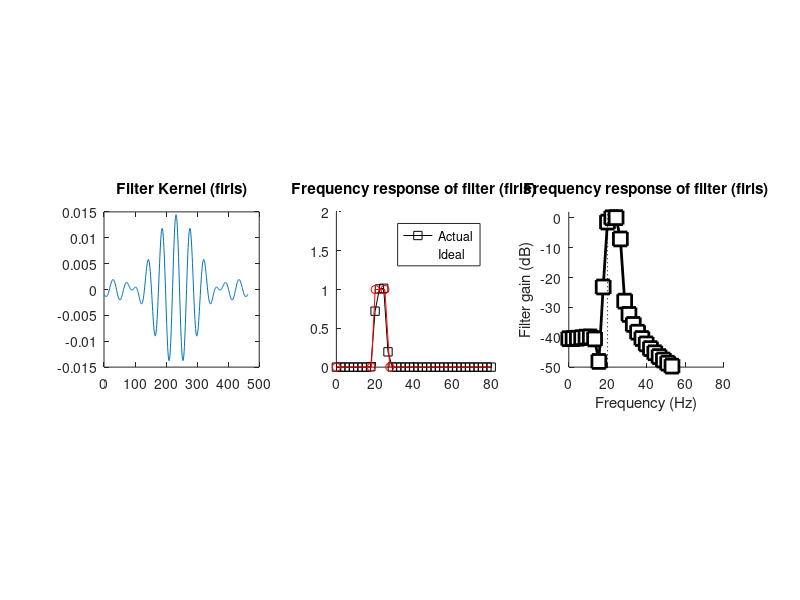
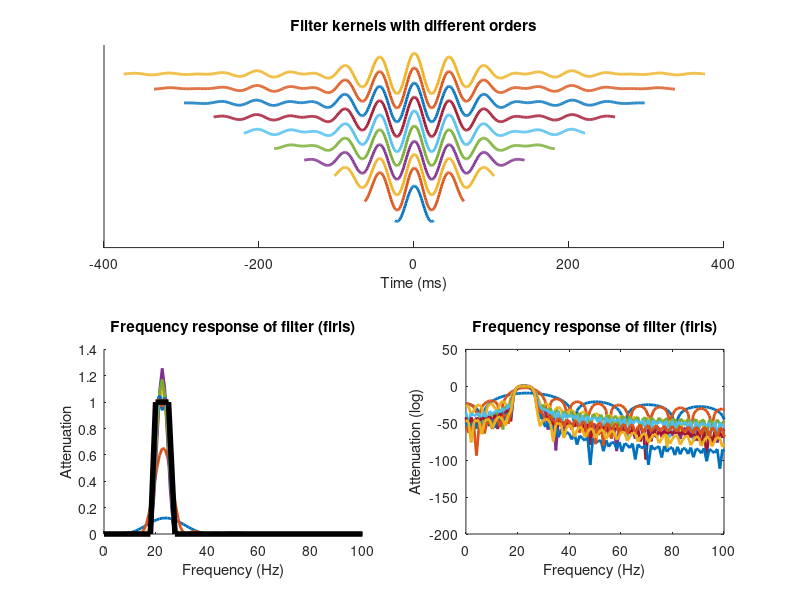
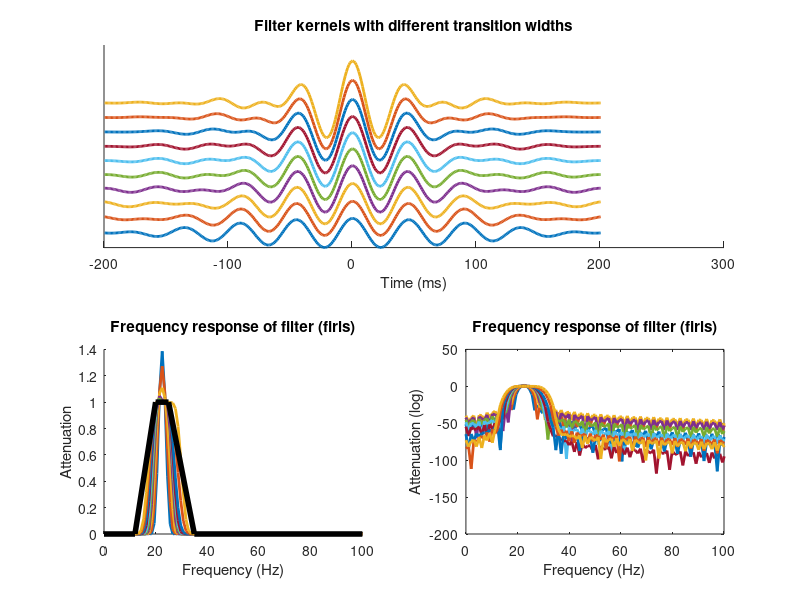

Write MATLAB code to recreate these figures, in order.
%% 
% data
srate = 1024;
nyquist = srate/2;
frange = [20 25];
trans = 0.1;
order = round( 9*srate/frange(1));

shape = [0 0 1 1 0 0];
freqx = [0 frange(1)-frange(1)*trans frange frange(2)+frange(2)*trans nyquist]/nyquist;

%filter kernel (impulse response)
filtkern = firls(order,freqx,shape);

%fft
hz = linspace(0,srate/2,floor(length(filtkern)/2)+1);
filtpow = abs(fft(filtkern)).^2;
filtpow = filtpow(1:length(hz));

figure(1),clf
subplot(131)
plot(filtkern)
title('Filter Kernel (firls)')
axis square

subplot(132),hold on
plot(hz,filtpow,'ks-',LineWidth=2,MarkerFaceColor='w')
plot(freqx*nyquist, shape,'ro-',LineWidth=2,MarkerFaceColor='w')
axis square
xlim([0,80])
legend({'Actual';'Ideal'})
axis square
title('Frequency response of filter (firls)')

subplot(133), hold on
plot(hz,10*log10(filtpow),'ks-','linew',2,'markersize',10,'markerfacecolor','w')
plot([1 1]*frange(1),get(gca,'ylim'),'k:')
set(gca,'xlim',[0 frange(1)*4],'ylim',[-50 2])
xlabel('Frequency (Hz)'), ylabel('Filter gain (dB)')
title('Frequency response of filter (firls)')
axis square

%% effects of filter kernel order

ordersF = ( 1*srate/frange(1)) / (srate/1000);
ordersL = (15*srate/frange(1)) / (srate/1000);

orders = round(linspace(ordersF,ordersL,10));
n = zeros(length(orders),1);

fkX = zeros(length(orders),1000);
hz = linspace(0,srate,1000);
figure(2), clf
for i = 1:length(orders)
    fk = firls(orders(i),freqx,shape);
    n(i) = length(fk);

    fkX(i,:) = abs(fft(fk,1000)).^2;
    
    subplot(211), hold on
    plot((1:n(i))-n(i)/2,fk+.01*i,'linew',2)
end
xlabel('Time (ms)')
set(gca,'ytick',[])
title('Filter kernels with different orders')

subplot(223), hold on
plot(hz,fkX,'linew',2)
plot(freqx*nyquist,shape,'k','linew',4)
set(gca,'xlim',[0 100])
xlabel('Frequency (Hz)'), ylabel('Attenuation')
title('Frequency response of filter (firls)')


subplot(224)
plot(hz,10*log10(fkX),'linew',2)
set(gca,'xlim',[0 100])
xlabel('Frequency (Hz)'), ylabel('Attenuation (log)')
title('Frequency response of filter (firls)')


%% effects of the filter transition width

% range of transitions
transwidths = linspace(.01,.4,10);


% initialize
fkernX = zeros(length(transwidths),1000);
hz = linspace(0,srate,1000);

figure(3), clf
for ti=1:length(transwidths)
    
    % create filter kernel
    frex  = [ 0 frange(1)-frange(1)*transwidths(ti) frange(1) frange(2) frange(2)+frange(2)*transwidths(ti) nyquist ] / nyquist;
    fkern = firls(400,frex,shape);
    n(ti) = length(fkern);

    % take its FFT
    fkernX(ti,:) = abs(fft(fkern,1000)).^2;
    
    % show in plot
    subplot(211), hold on
    plot((1:n(ti))-n(ti)/2,fkern+.01*ti,'linew',2)
end
xlabel('Time (ms)')
set(gca,'ytick',[])
title('Filter kernels with different transition widths')


subplot(223), hold on
plot(hz,fkernX,'linew',2)
plot(frex*nyquist,shape,'k','linew',4)
set(gca,'xlim',[0 100])
xlabel('Frequency (Hz)'), ylabel('Attenuation')
title('Frequency response of filter (firls)')


subplot(224)
plot(hz,10*log10(fkernX),'linew',2)
set(gca,'xlim',[0 100])
xlabel('Frequency (Hz)'), ylabel('Attenuation (log)')
title('Frequency response of filter (firls)')







